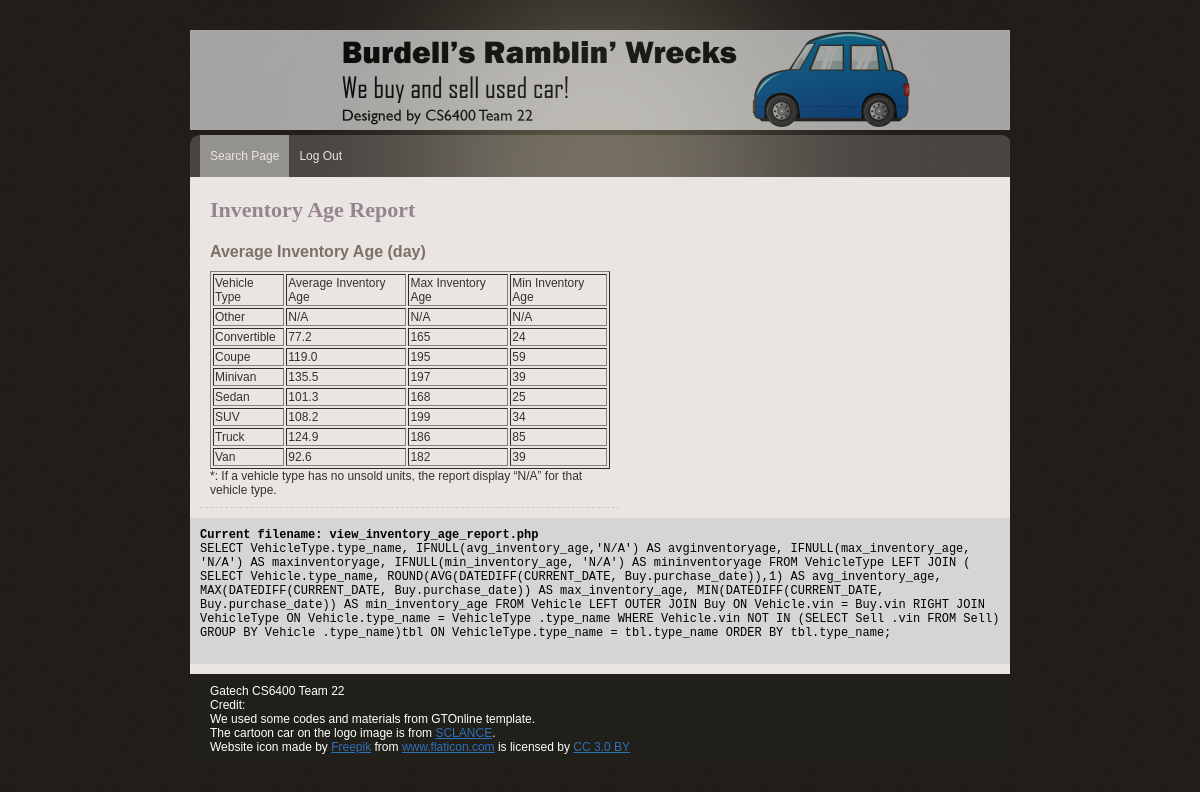
/phase_3_draft/view_inventory_age_report.php, run on the app's committed database.
### tables this page shows
CREATE TABLE VehicleType (
  type_name varchar(50) NOT NULL,
  PRIMARY KEY (type_name)
);

### phase_3_draft/view_inventory_age_report.php (the view, shortened to what this page needs)
<?php
include('lib/common.php');
$query =
    "SELECT VehicleType.type_name, IFNULL(avg_inventory_age,'N/A') AS avginventoryage, ".
    "IFNULL(max_inventory_age, 'N/A') AS maxinventoryage, IFNULL(min_inventory_age, 'N/A') AS mininventoryage ".
    "FROM VehicleType LEFT JOIN ( ".
    "SELECT Vehicle.type_name, ".
    "ROUND(AVG(DATEDIFF(CURRENT_DATE, Buy.purchase_date)),1) AS avg_inventory_age, ".
    "MAX(DATEDIFF(CURRENT_DATE, Buy.purchase_date)) AS max_inventory_age,  ".
    "MIN(DATEDIFF(CURRENT_DATE, Buy.purchase_date)) AS min_inventory_age ".
    "FROM Vehicle LEFT OUTER JOIN Buy ON Vehicle.vin = Buy.vin ".
    "RIGHT JOIN VehicleType ON Vehicle.type_name = VehicleType .type_name ".
    "WHERE Vehicle.vin NOT IN (SELECT Sell .vin FROM Sell) ".
    "GROUP BY Vehicle .type_name)tbl ".
    "ON VehicleType.type_name = tbl.type_name ".
    "ORDER BY tbl.type_name";
$result = mysqli_query($db, $query);
?>
<?php include("lib/header.php"); ?>
</head>
<body>
<div id="main_container">
    <?php include("lib/menu.php"); ?>
    <div class="center_content">
        <div class="center_left">
            <div class="title_name">
                <?php print 'Inventory Age Report'; ?>
            </div>
            <div class="features">
                <div class="profile_section">
                    <div class="subtitle">Average Inventory Age (day)</div>
                    <table>
                        <?php
                        echo "<table border='1'>";
                        echo "<tr><td>Vehicle Type</td><td>Average Inventory Age</td><td>Max Inventory Age</td><td>Min Inventory Age</td></tr>";
                        while ($row = mysqli_fetch_array($result, MYSQLI_ASSOC)) {
                            echo "<tr><td>{$row['type_name']}</td><td>{$row['avginventoryage']}</td><td>{$row['maxinventoryage']}</td><td>{$row['mininventoryage']}</td></tr>";
                        }
                        echo "</table>";
                        echo "*: If a vehicle type has no unsold units, the report display “N/A” for that vehicle type."
                        ?>
                    </table>
                </div>
            </div>
        </div>
        <?php include("lib/error.php"); ?>
    </div>
    <?php include("lib/footer.php"); ?>
</div>
</body>
</html>

### Phase_3/css/gtonline_style.css (style rules this page uses)
body { background:url(../img/bg.gif) repeat #000000; padding:0; font-family: Verdana, Geneva, sans-serif; font-size:12px; margin:auto auto auto auto; color:#36322b; }
table { width: 100%; }
th, td { padding: 1px; text-align: left; }
#main_container { width:820px; height:auto; margin:auto; padding:0px; }
.title_name { width: auto; font-family: Georgia, serif; font-weight:bold; font-size:22px; color:#96858F; margin:0px 10px 0px 10px; }
.subtitle { width: 600px; font-family: Verdana, Geneva, sans-serif; font-weight:bold; font-size:16px; color:#806F66; padding:10px 0px 10px 0px; }
.center_content { width:820px; height:auto; padding:10px 0px 10px 0px; clear:both; background-color:#E9E5E2; }
.center_left { width:600px; float:left; padding:10px 10px 10px 10px; }
.profile_section { float:left; width:400px; border-bottom:1px #CCCCCC dashed; padding:10px 10px 10px 10px; }

### data on the page
vehicletype: type_name "Other", avginventoryage "N/A", maxinventoryage "N/A", mininventoryage "N/A"
vehicletype: type_name "Convertible", avginventoryage "77.2", maxinventoryage "165", mininventoryage "24"
vehicletype: type_name "Coupe", avginventoryage "119.0", maxinventoryage "195", mininventoryage "59"
vehicletype: type_name "Minivan", avginventoryage "135.5", maxinventoryage "197", mininventoryage "39"
vehicletype: type_name "Sedan", avginventoryage "101.3", maxinventoryage "168", mininventoryage "25"
vehicletype: type_name "SUV", avginventoryage "108.2", maxinventoryage "199", mininventoryage "34"
vehicletype: type_name "Truck", avginventoryage "124.9", maxinventoryage "186", mininventoryage "85"
vehicletype: type_name "Van", avginventoryage "92.6", maxinventoryage "182", mininventoryage "39"

### other printed values
$query "Current filename: view_inventory_age_report.php"
